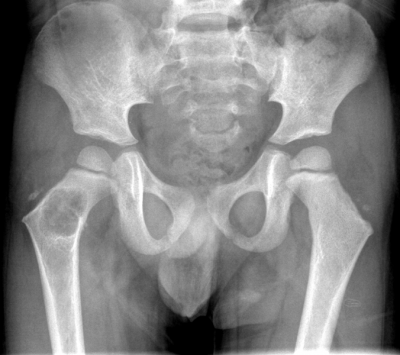
%> input picture Prática 7/s_PelvisRadiography.jpg, 400 x 355 px
$ octave highpassfilter.m   (GNU Octave 9; MATLAB toolbox functions it lacks are replaced by stand-ins)
%> lines starting %> are read from the running program, lines starting %| are printed output that depends on the picture
%% Passa-alta

I = imread('s_PelvisRadiography.jpg');
%> I is the input picture: size 355x400x3 uint8; min 0, max 255, mean 133.6
ampl2 = rgb2gray(I);

limsx  = [-size(ampl2,1)/2 (size(ampl2,1)/2 -1)];
%> limsx = [-177.5 176.5]
limsy  = [-size(ampl2,2)/2 (size(ampl2,2)/2 -1)];
%> limsy = [-200 199]
[mx,my] = ndgrid(limsx(1):limsx(2),limsy(1):limsy(2));
sigma = 100;   % largura da gaussiana

gaus2dA = 1 - exp((mx.^2 + my.^2) ./ (2*sigma^2));

figure(1);
imagesc(gaus2dA);
axis on
colorbar
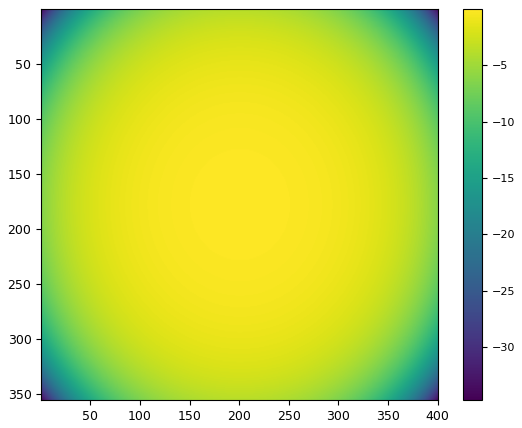
%> figure redrawn from the program's plot data

%% Imagem com o filtro

% imagem normal

J = rgb2gray(I);
% figure(2); imagesc(J);
% colormap gray;

% magnitude no espaço-k

Y = fft2(J);
Z1 = abs(Y);
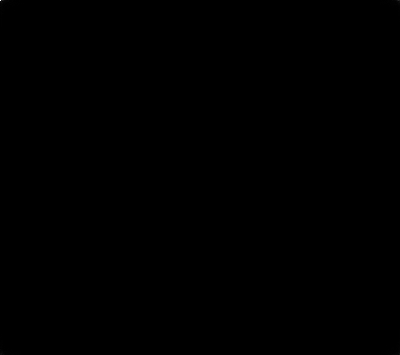
%> Z1: size 355x400 double; min 1.61, max 18967143, mean 2900; drawn with min black and max white

% figure(3); imagesc(fftshift(Z1));
% colormap gray;

% aplicando o filtro no espaço-k

img = fftshift(Y) .* gaus2dA;
% figure(4); imagesc(abs(img));
% colormap gray;

% imagem normal filtrada

Z2 = ifft2(fftshift(img));
figure(5); imagesc(abs(Z2));
colormap gray;
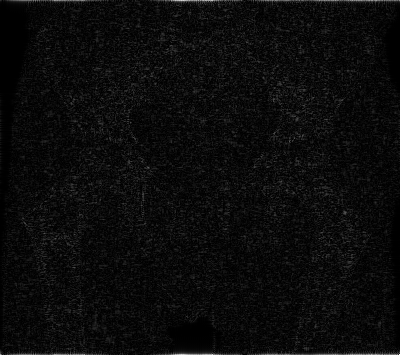
%> displayed picture: size 355x400x3, on the screen's scale of 0 to 255; min 0, max 255, mean 11.2
